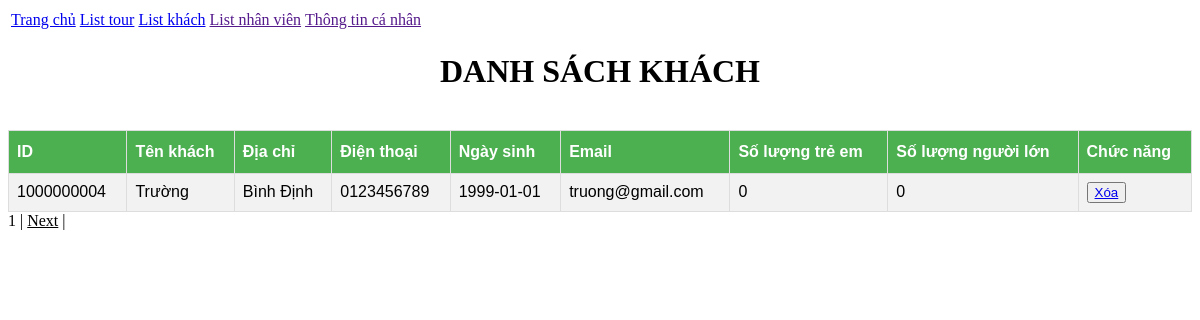
Screenshot of /app/customer/show-customer.php (signed in) with the database file from the repository.
### tables this page shows
CREATE TABLE `customers` (
  `ID` int(10) NOT NULL,
  `NAME` varchar(100) NOT NULL,
  `ADDRESS` varchar(100) NOT NULL,
  `PHONENUMBER` varchar(15) NOT NULL,
  `BIRTHDAY` date NOT NULL,
  `EMAIL` varchar(50) NOT NULL,
  `NUMBERCHILDREN` int(11) NOT NULL,
  `NUMBERADULTS` int(11) NOT NULL,
  `CMND` int(11) NOT NULL
);

### app/pagination/pagination-show-customer.php (called while the page is built)
<?php
$dongtt=5;
if(isset($_GET['page'])){
    $page=$_GET['page'];
}
else{
    $page=0;
}
$conn= mysqli_connect("localhost","root","","travel");
$layld="select *from customers";
$kqdong = mysqli_query($conn,$layld);
$sodong=mysqli_num_rows($kqdong);
$sotrang=$sodong / $dongtt;
$vtbd=$page*$dongtt;
$pt = "select * from customers limit {$vtbd},{$dongtt}";
$kq = mysqli_query($conn,$pt) or die("ko pt dc");
?>

### app/customer/show-customer.php (the view, shortened to what this page needs)
<!DOCTYPE html>
<html>
<head>
	<link rel="stylesheet" type="text/css" href="../../css/show-tour.css">
</head>
<body>
            <table>
            <tr>
                <td><a href="../tour/index-tour.php">Trang chủ </a></td>
                <td><a href="../tour/show-list-tour.php">List tour</a></td>
                <td><a href="show-customer.php"> List khách</a></td>
                <td><a href="">List nhân viên </a></td>
                <td><a href="">Thông tin cá nhân </a></td>
            </tr>
            </table>
	<div class="titleOfTable"><h1 align="center">DANH SÁCH KHÁCH</h1></div>
	<br>
	<table id="customers">
		<tr bgcolor="lightblue" >
			<th class="idCustomer"  >
				ID
			</th>
			<th class="nametour"  >
				Tên khách
			</th>
			<th class="phonetour"  >
				Địa chỉ
			</th>
			<th class="mailtour" >
				Điện thoại
			</th>
			<th class="mailtour" >
				Ngày sinh
			</th>
			<th class="mailtour">
				Email
			</th>
			<th class="mailtour"  >
				Số lượng trẻ em
			</th>
            <th class="mailtour"  >
				Số lượng người lớn
			</th>
			<th class="mailtour" >
				Chức năng
			</th>
		</tr>
		<?php
			include('../pagination/pagination-show-customer.php')?>
			<?php
                while ($customer = mysqli_fetch_array($kq)){
			?>
			<tr>
				<td><?php echo $customer['ID'] ?></td>
				<td><?php echo $customer['NAME']?></td>
				<td><?php echo $customer['ADDRESS']?></td>
				<td><?php echo $customer['PHONENUMBER'] ?></td>
				<td><?php echo $customer['BIRTHDAY'] ?></td>
				<td><?php echo $customer['EMAIL'] ?></td>
				<td><?php echo $customer['NUMBERCHILDREN'] ?></td>
				<td><?php echo $customer['NUMBERADULTS'] ?></td>
				<td><button type="button" onclick="confDelete()"><a id="demo" href="delete-customer.php?id=<?php echo $customer['ID']?>">Xóa</a></button></td>
			</tr>
			<?php } ?>
	</table>
    <?php
		for ($i = 0; $i <= $sotrang; $i++){
			if ($i == $page){
                $p=$i+1;
				echo '<span>'.$p.'</span> | ';
			}
			else{
                $p=$i+1;
				echo '<a style="color:black" href="show-customer.php?page='.$i.'">'.$p.'</a> | ';
			}
		}
		if ($page < $sotrang && $sotrang > 0){
			echo '<a style="color:black" href="show-customer.php?page='.($page+1).'">Next</a> | ';
		}
		?>
	<br><br>
</body>
</html>

### resources/css/show-tour.css (style rules this page uses)
#customers { font-family: Arial, Helvetica, sans-serif; border-collapse: collapse; width: 100%; }
#customers td, #customers th { border: 1px solid #ddd; padding: 8px; }
#customers tr:nth-child(even) { background-color: #f2f2f2; }
#customers th { padding-top: 12px; padding-bottom: 12px; text-align: left; background-color: #4CAF50; color: white; }

### rows the page displays
customers: ID "1000000004", NAME "Trường", ADDRESS "Bình Định", PHONENUMBER "0123456789", BIRTHDAY "1999-01-01", EMAIL "truong@gmail.com", NUMBERCHILDREN "0", NUMBERADULTS "0"

### other values shown
$p "1"
